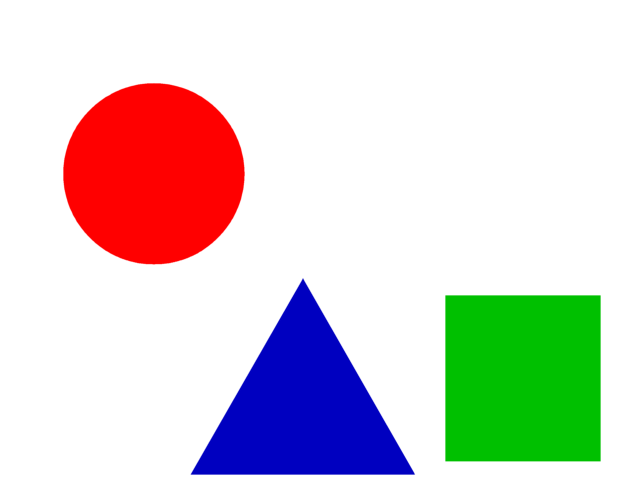
#> input picture origin.png, 640 x 480 px
$ python getcolor.py
#> lines starting #> are read from the running program, lines starting #| are printed output that depends on the picture; after the words box and inside, x2 and y2 are one past the last pixel; in counts of white or black regions, pixels touching at a corner belong together
import cv2
import numpy as np

#while(1):
img = cv2.imread("origin.png", cv2.IMREAD_COLOR)     #  read camera img
#> img is the input picture: shape (480, 640, 3); mean B, G, R 207.7, 210, 215.3


hsv = cv2.cvtColor(img, cv2.COLOR_BGR2HSV)    # Convert from BGR to HSV
#> hsv: shape (480, 640, 3); mean H, S, V 13.9, 61, 245.2

# define range of blue color in HSV
lower_blue = np.array([100,100,120])          # range of blue
upper_blue = np.array([150,255,255])

lower_green = np.array([50, 150, 50])        # range of green
upper_green = np.array([80, 255, 255])

lower_red = np.array([0, 50, 50])        # range of red
upper_red = np.array([30, 255, 255])

# Threshold the HSV image to get only blue colors
mask = cv2.inRange(hsv, lower_blue, upper_blue)     # color range of blue
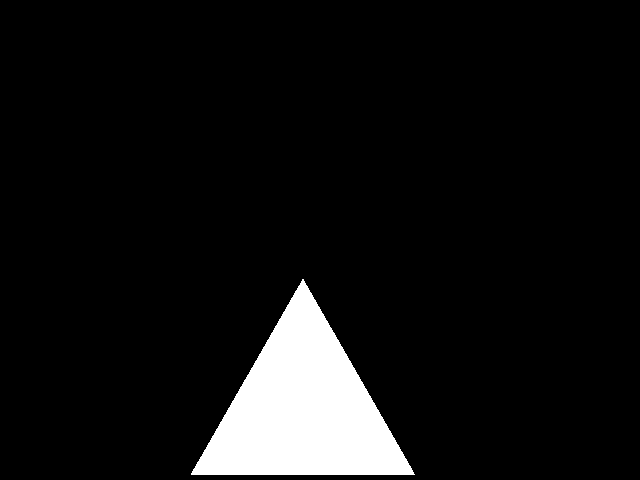
#> mask: shape (480, 640); 7.2% white; 1 white region, box (x1, y1, x2, y2) and area: (191, 279, 415, 475) 22127
mask1 = cv2.inRange(hsv, lower_green, upper_green)  # color range of green
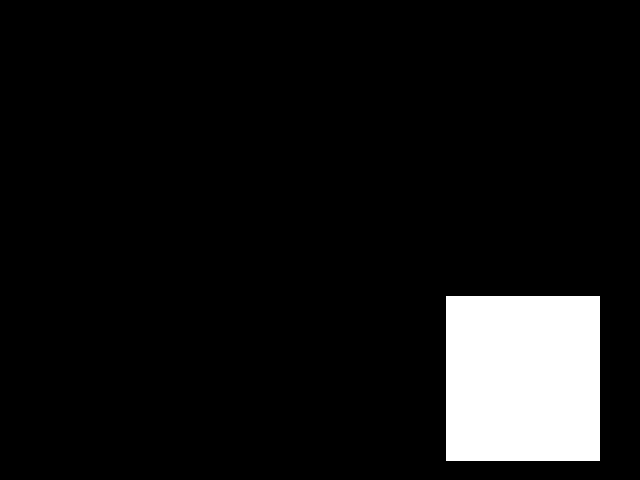
#> mask1: shape (480, 640); 8.3% white; 1 white region, box (x1, y1, x2, y2) and area: (446, 296, 600, 461) 25410
mask2 = cv2.inRange(hsv, lower_red, upper_red)      # color range of red
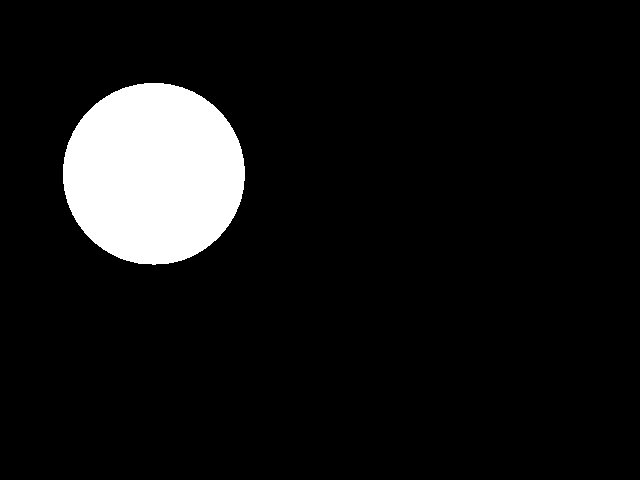
#> mask2: shape (480, 640); 8.5% white; 1 white region, box (x1, y1, x2, y2) and area: (63, 83, 245, 265) 25968

# Bitwise-AND mask and original image
res = cv2.bitwise_and(img, img, mask=mask)      # apply blue mask
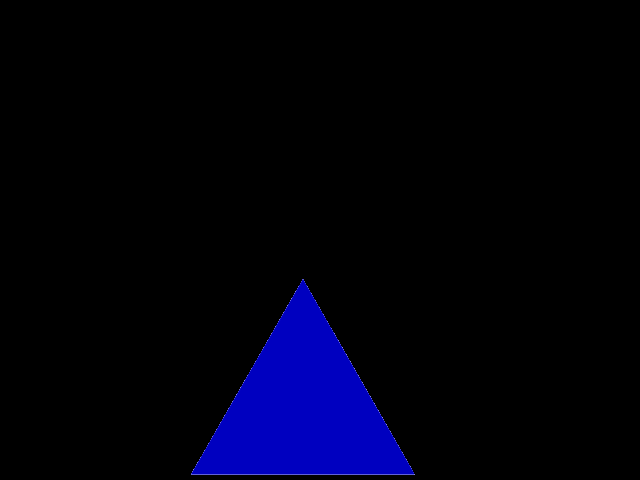
#> res: shape (480, 640, 3); mean B, G, R 13.9, 0.1, 0.1
res1 = cv2.bitwise_and(img, img, mask=mask1)    # apply green mask
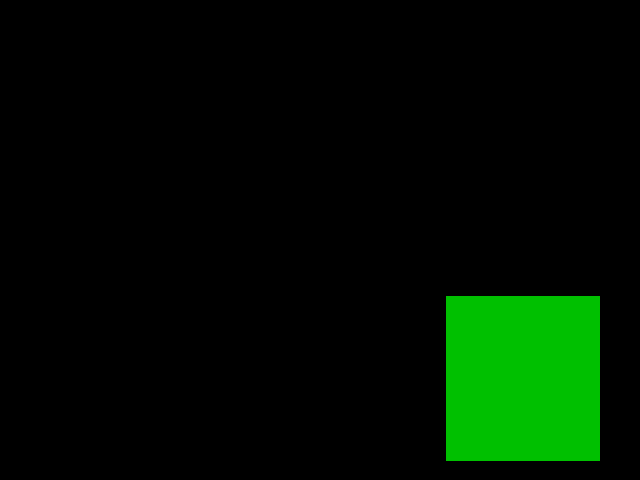
#> res1: shape (480, 640, 3); mean B, G, R 0, 15.9, 0
res2 = cv2.bitwise_and(img, img, mask=mask2)    # apply red mask
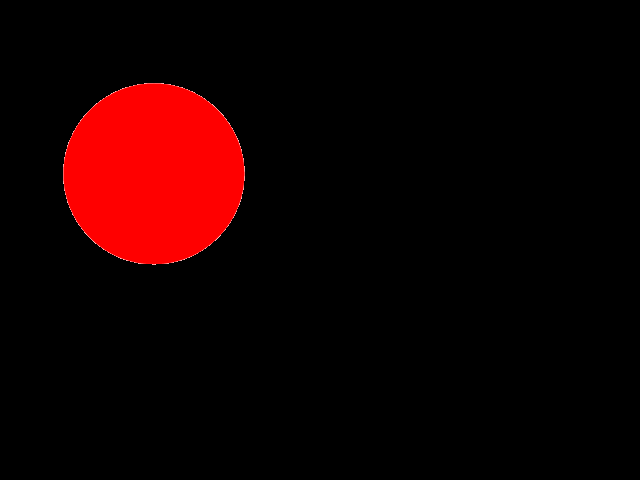
#> res2: shape (480, 640, 3); mean B, G, R 0.2, 0.2, 21.6
'''
gray = cv2.cvtColor(res1, cv2.COLOR_BGR2GRAY)
_, bin = cv2.threshold(gray, 30, 255, cv2.THRESH_BINARY)

contours, _ = cv2.findContours(bin, cv2.RETR_EXTERNAL, cv2.CHAIN_APPROX_SIMPLE)

largest_contour = None
largest_area = 0

COLOR = (0, 255, 0)
for cnt in contours:                # find largest blue object
    area = cv2.contourArea(cnt)
    if area > largest_area:
        largest_area = area
        largest_contour = cnt

 # draw bounding box with green line
if largest_contour is not None:
    #area = cv2.contourArea(cnt)
    if largest_area > 500:  # draw only larger than 500
        x, y, width, height = cv2.boundingRect(largest_contour)
        cv2.rectangle(img, (x, y), (x + width, y + height), COLOR, 2)
        center_x = x + width//2
        center_y = y + height//2
        #print("center: ( %s, %s )"%(center_x, center_y))
'''
cv2.imshow("Videoimg",img)       # show original img
cv2.imshow('blue', res)           # show applied blue mask
cv2.imwrite("blue.png", res)
cv2.imshow('Green', res1)          # show appliedgreen mask
cv2.imwrite("green.png", res1)
cv2.imshow('red', res2)          # show applied red mask
cv2.imwrite("red.png", res2)

cv2.waitKey(5000)

$ run again, with face1.png copied over origin.png
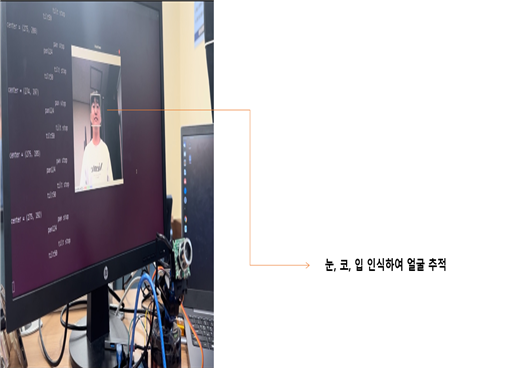
#> input picture face1.png, 513 x 372 px
#> img is the input picture: shape (372, 513, 3); mean B, G, R 192.9, 189.4, 192.3
#> hsv: shape (372, 513, 3); mean H, S, V 43.9, 27.2, 196.8
#> `mask = cv2.inRange(hsv, lower_blue, upper_blue)`:
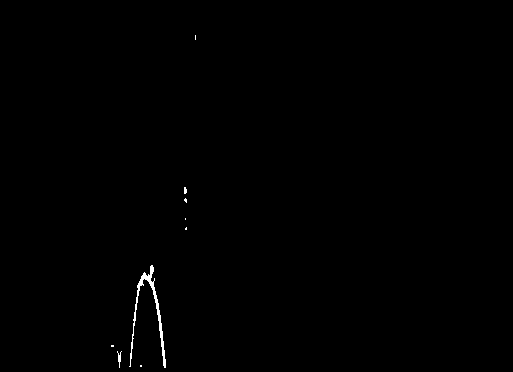
#> mask: shape (372, 513); 0.32% white; 9 white regions (7 under 20 px), largest, box (x1, y1, x2, y2) and area: (129, 265, 166, 368) 519, (117, 351, 122, 368) 35
#> mask1: shape (372, 513); every value is 0
#> mask2: shape (372, 513); 4.1% white; 51 white regions (32 under 20 px), largest, box (x1, y1, x2, y2) and area: (107, 2, 250, 239) 3647, (1, 328, 76, 368) 1619, (41, 305, 65, 361) 909
#> res1: shape (372, 513, 3); every value is 0
#> `res2 = cv2.bitwise_and(img, img, mask=mask2)`:
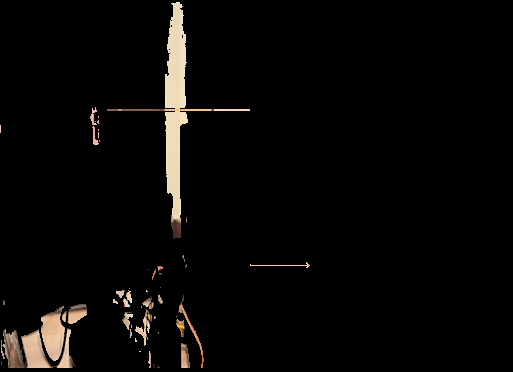
#> res2: shape (372, 513, 3); mean B, G, R 6.2, 7.4, 8.6
